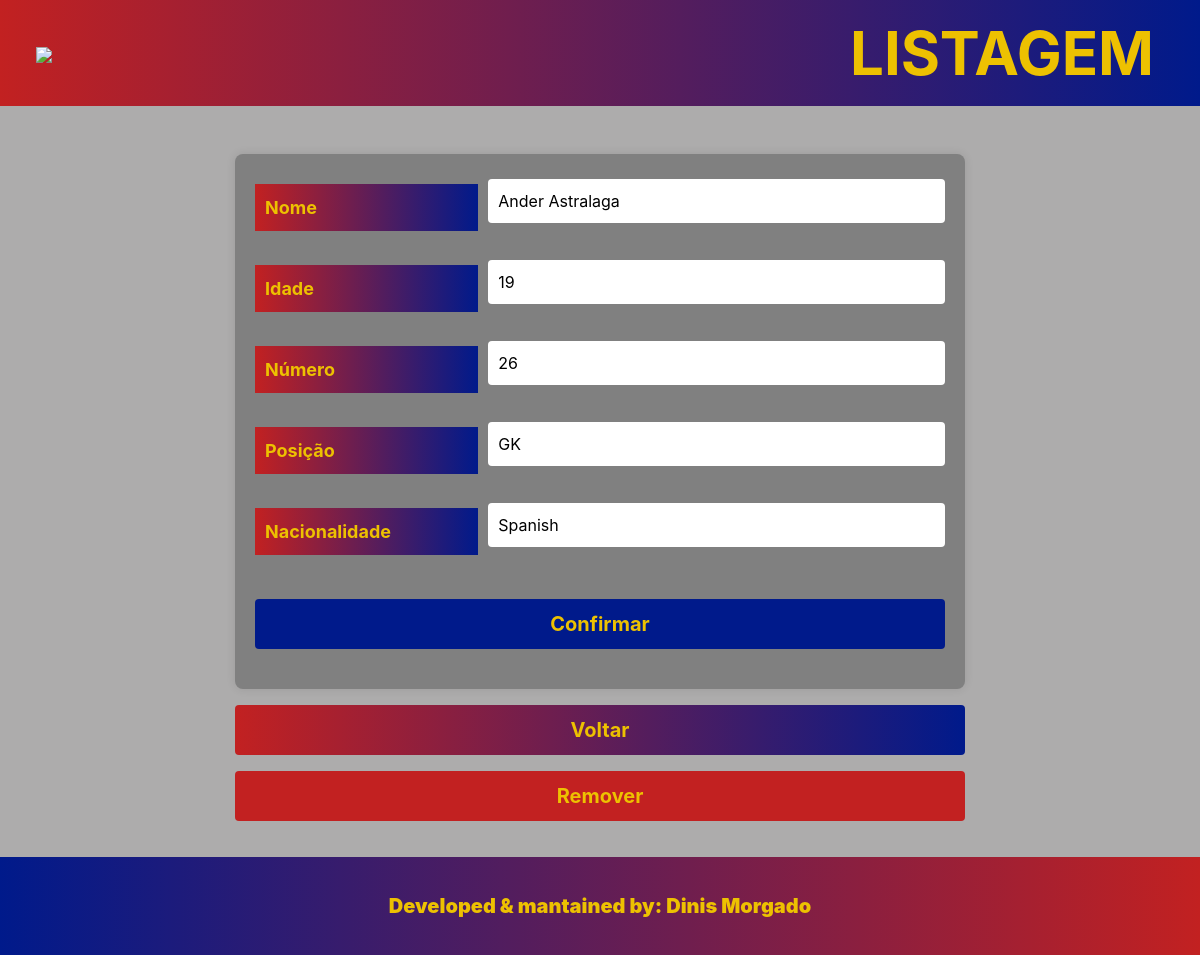
The app's page /editar.php?id=3 with its own data.
### tables this page shows
CREATE TABLE `equipa` (
  `ID` int(11) NOT NULL,
  `Nome` varchar(50) NOT NULL,
  `Idade` smallint(6) NOT NULL,
  `Nª` smallint(6) NOT NULL,
  `Posicao` varchar(4) NOT NULL,
  `Nacionalidade` varchar(50) NOT NULL
);

### editar.php (the view, shortened to what this page needs)
<?php include 'servidor.php'; ?>
<?php
$id = '';
if (isset($_GET['id'])) {
    $id = intval($_GET['id']);
    $sql = "SELECT * FROM equipa WHERE ID = $id";
    $resultado = mysqli_query($ligacao, $sql);
    if (mysqli_num_rows($resultado) == 1) {
        $linha = mysqli_fetch_assoc($resultado);
    } else {
        echo "<br> Jogador não encontrado <br>";
        exit();
    }
} else {
    echo "<br> ID não especificado <br>";
    exit();
}
?>
<!DOCTYPE html>
<html lang="en">
<head>
  <link rel="stylesheet" href="https://cdn.jsdelivr.net/npm/bootstrap@4.0.0/dist/css/bootstrap.min.css" />
  <link rel="stylesheet" href="styles.css" />
</head>
<body>
  <div class="container">
    <div class="row justify-content-center mt-5">
      <div class="col-md-8">
        <form action="editar.php?id=<?php echo $id; ?>" method="post">
          <div class="form-row">
            <div class="form-group col-md-4">
              <label for="nome">Nome</label>
            </div>
            <div class="form-group col-md-8">
              <input type="text" class="form-control" id="nome" name="nome" value="<?php echo $linha['Nome']; ?>">
            </div>
          </div>
          <div class="form-row">
            <div class="form-group col-md-4">
              <label for="idade">Idade</label>
            </div>
            <div class="form-group col-md-8">
              <input type="number" class="form-control" id="idade" name="idade" value="<?php echo $linha['Idade']; ?>">
            </div>
          </div>
          <div class="form-row">
            <div class="form-group col-md-4">
              <label for="numero">Número</label>
            </div>
            <div class="form-group col-md-8">
              <input type="number" class="form-control" id="numero" name="numero" value="<?php echo $linha['Nª']; ?>">
            </div>
          </div>
          <div class="form-row">
            <div class="form-group col-md-4">
              <label for="posicao">Posição</label>
            </div>
            <div class="form-group col-md-8">
              <input type="text" class="form-control" id="posicao" name="posicao" value="<?php echo $linha['Posicao']; ?>">
            </div>
          </div>
          <div class="form-row">
            <div class="form-group col-md-4">
              <label for="nacionalidade">Nacionalidade</label>
            </div>
            <div class="form-group col-md-8">
              <input type="text" class="form-control" id="nacionalidade" name="nacionalidade" value="<?php echo $linha['Nacionalidade']; ?>">
            </div>
          </div>
          <button type="submit" class="btn btn-primary btn-block">Confirmar</button>
        </form>
        <a href="index.php" class="btn btn-voltar btn-block mt-3">Voltar</a>
        <a href="remover.php?id=<?php echo $linha['ID']; ?>" class="btn btn-remove btn-block mt-3">Remover</a>
      </div>
    </div>
  </div>
</body>
</html>

### styles.css (style rules this page uses)
body { background-color: #ADACAC; }
nav { background-image: linear-gradient(to right, #C22121, #001A8B); padding: 10px; }
footer { background-image: linear-gradient(to right, #001A8B, #C22121); padding: 10px; color: #EDC101; text-align: center; }
.text-center { color: #EDC101; font-weight: bolder; font-size: 20px; }
.nav-text { color: #EDC101; font-weight: bolder; font-size: 60px; padding-right: 30px; }
a { color: #EDC101; text-decoration: none; }
.container { padding-bottom: 36px; }
button { margin-bottom: 20px; }
form { background-color: #808080; padding: 20px; border-radius: 8px; box-shadow: 0 0 10px rgba(0, 0, 0, 0.1); }
form label { color: #EDC101; font-size: 18px; font-weight: bold; padding: 10px; display: inline-block; width: 100%; text-align: left; margin-top: 10px; background-image: linear-gradient(to right, #C22121, #001A8B); }
form input[type="text"], form input[type="number"] { border: none; border-radius: 4px; padding: 10px; width: 100%; box-sizing: border-box; margin-top: 5px; background-color: #fff; color: #000; }
form .btn-primary { background-color: #001A8B; color: #EDC101; font-weight: bold; font-size: 20px; border: none; width: 100%; padding: 10px; margin-top: 20px; }
.btn-remove { background-color: #C22121; color: #EDC101; font-weight: bold; font-size: 20px; border: none; width: 100%; padding: 10px; margin-top: 20px; }
.btn-voltar { background-image: linear-gradient(to right, #C22121, #001A8B); color: #EDC101; font-weight: bold; font-size: 20px; border: none; width: 100%; padding: 10px; margin-top: 20px; }

### records on screen
equipa: nome "Ander Astralaga", idade "19", numero "26", posicao "GK", nacionalidade "Spanish"
